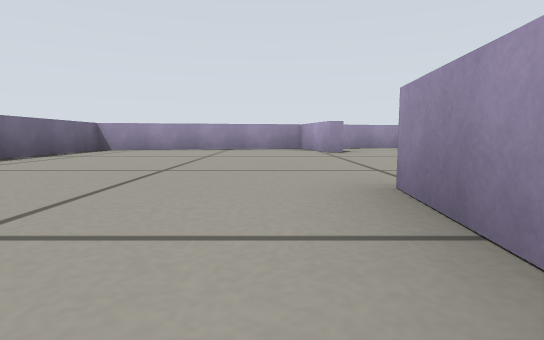
[1] (above)

12 first-person views from a walk through a Gazebo world. The camera is 0.16 m above the floor, tilts 6° down and sees 80° across. The floor is counted in squares, 0.5 m on a side. Each view is taken from the middle of a square. On the plan, view 1 faces up. The plan holds only what a view shows up to about 9 squares ahead; the rest is blank.

[2]
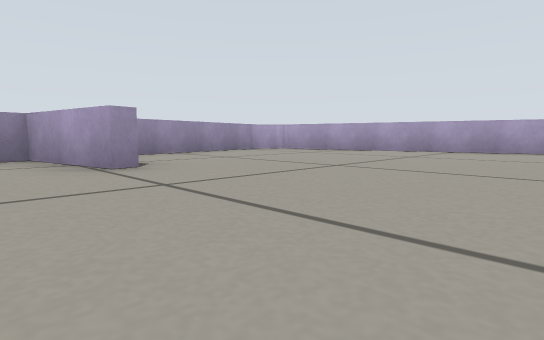

[3]
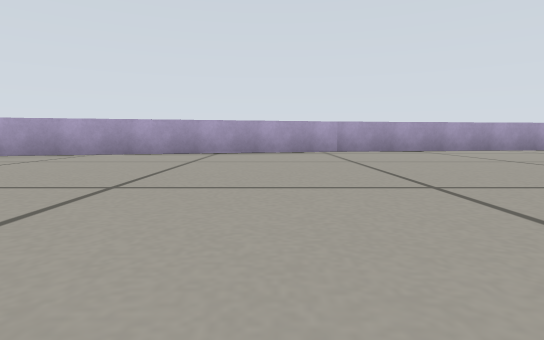

[4]
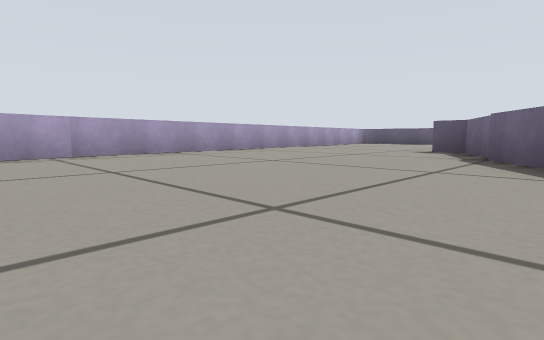

[5]
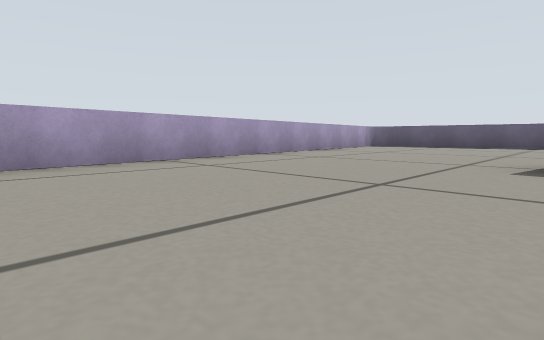

[6]
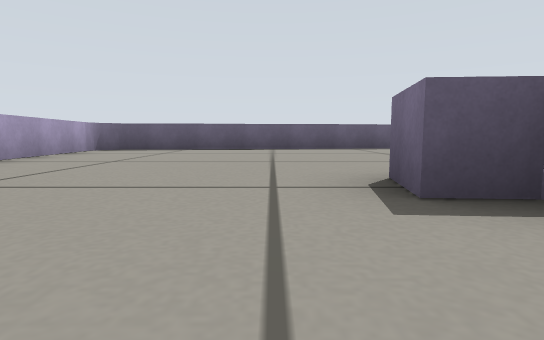

[7]
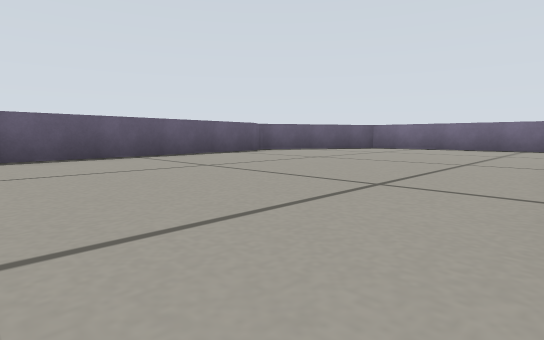

[8]
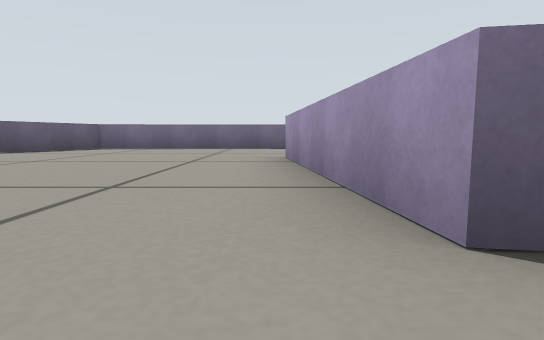

[9]
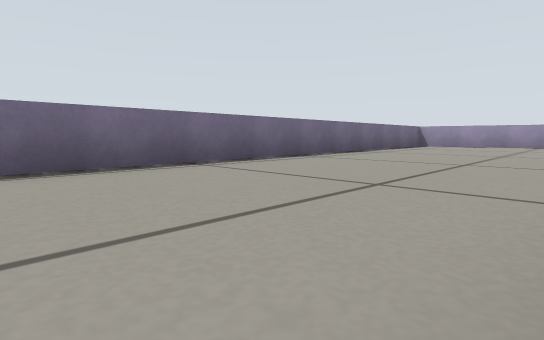

[10]
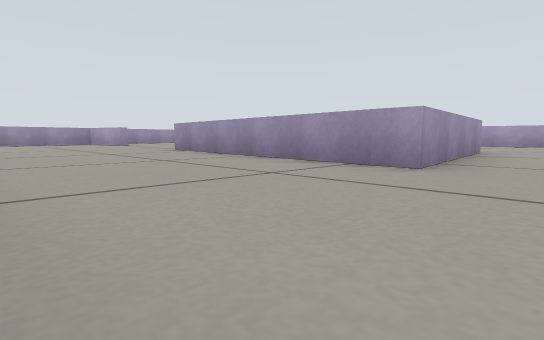

[11]
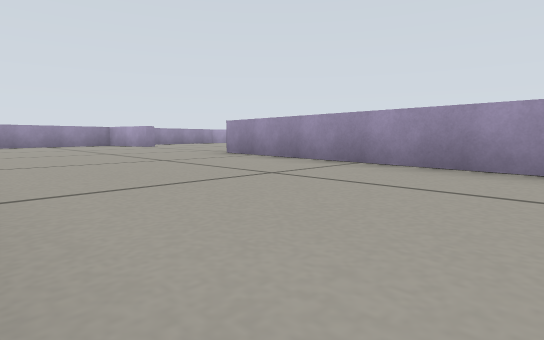

[12]
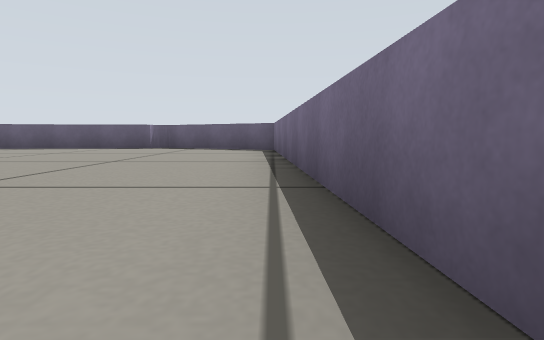

### Floor plan
Points are (right, up) in squares from view 1. A wall is a line through its corners. A room is listed if a view was taken in it or the views show most of it. See-through windows are left out.
Room 1 (views 1, 2, 3, 4, 5, 6, 7, 8, 9, 10, 11, 12)
walls: (2.3, 0) (3, -1.1); (3, -1.3) (3.7, -2.6) (4.2, -2.6) (4.1, -3.4) (0.2, -3.8) (0.8, 2.1); (1.1, 6.2) (0.7, 8.1) (-3.9, 7.2) (-3, -8.2) (-0.2, -9.7); (5.4, 9) (1.8, 8.3); (0.1, -9.3) (8.4, -8.5); (8.9, -7.8) (7.5, 2.7) (6, 8.6)

Where each view was taken, in squares from view 1:
view 1: 0 up, 0 right, facing up
view 2: 3 up, 0 right, facing up-right
view 3: 4 up, 1 right, facing right
view 4: 4 up, 2 right, facing down-right
view 5: 1 up, 4 right, facing down-right
view 6: 1 down, 5 right, facing down
view 7: 4 down, 5 right, facing down-left
view 8: 4 down, 5 right, facing left
view 9: 3 down, 0 right, facing up-left
view 10: 5 down, 3 left, facing up-right
view 11: 3 down, 3 left, facing up-right
view 12: 1 down, 3 left, facing down
